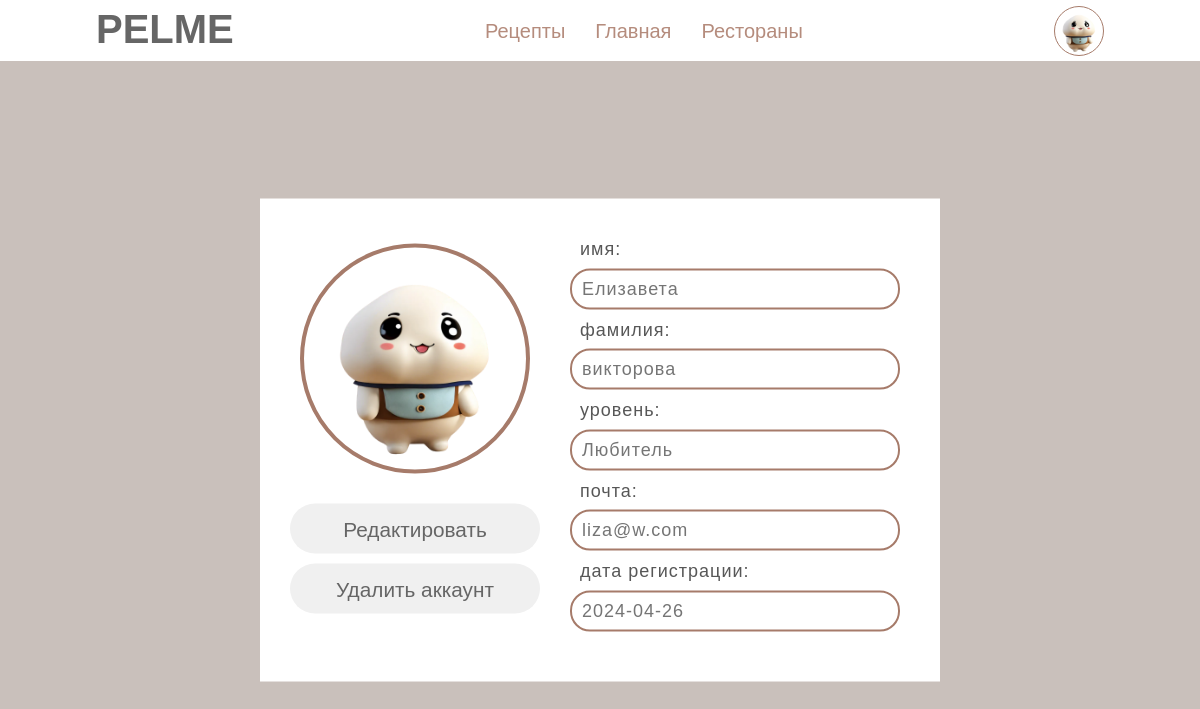
/profile_user (signed in), run on the app's committed database.
### data/users.py (models this page shows, shortened)
class User(SqlAlchemyBase, UserMixin):
    __tablename__ = 'users'
    id = sqlalchemy.Column(sqlalchemy.Integer, primary_key=True, autoincrement=True)
    name = sqlalchemy.Column(sqlalchemy.String, nullable=True)
    surname = sqlalchemy.Column(sqlalchemy.String, nullable=True)
    avatar = sqlalchemy.Column(sqlalchemy.String, nullable=True)
    email = sqlalchemy.Column(sqlalchemy.String, unique=True, nullable=True)
    level = sqlalchemy.Column(sqlalchemy.String, nullable=True)
    liked_recipes = sqlalchemy.Column(sqlalchemy.String, nullable=True)
    hashed_password = sqlalchemy.Column(sqlalchemy.String, nullable=True)
    modified_date = sqlalchemy.Column(sqlalchemy.DateTime, default=datetime.datetime.now)
    recipes = orm.relationship("Recipes", back_populates='user')

### main.py (the view)
@app.route('/profile_user')
@login_required
def profile_user():
    return render_template('profile_user.html', authenticated=True, user=current_user)

### data/db_session.py (called while the page is built)
def create_session() -> Session:
    global __factory
    return __factory()

### main.py (called while the page is built)
@login_manager.user_loader
def load_user(user_id):
    db_sess = db_session.create_session()
    return db_sess.query(User).get(user_id)

### templates/profile_user.html (shortened to what this page needs)
{% extends "base.html" %}
{% block content %}
<link rel="stylesheet" href="/static/css/profile_user.css">
<div class="screen">
    <div class="content-user">
        <div class="profile">
            <div class="avatar-btn">
                {% if authenticated %}
                <div class="avatarka">
                    <img class="img-avatar-profile" src="{{ '/' + user.avatar }}">
                </div>
                <div class="btns">
                    <button class="btn-profile btn-edit" type="button" onclick="location.href='edit_profile'"> Редактировать</button><br>
                    <button class="btn-profile" type="button" onclick="location.href='delete_profile'"> Удалить аккаунт</button><br>
                </div>
                {% else %}
                <div class="avatarka-left-user">
                    <img class="img-avatar-profile" src="{{ '/' + user.avatar }}">
                </div>
                {% endif %}
            </div>
            <div class="inform">
                <div class="inform-name">
                    <h4 class="text"> имя: </h4>
                    <input class="text-inform" readonly placeholder="{{ user.name }}"></input>
                </div>
                <div class="inform-name">
                    <h4 class="text"> фамилия: </h4>
                    <input class="text-inform" readonly placeholder="{{ user.surname }}"></input>
                </div>
                <div class="inform-name">
                    <h4 class="text"> уровень: </h4>
                    <input class="text-inform" readonly placeholder="{{ user.level }}"></input>
                </div>
                <div class="inform-name">
                    <h4 class="text"> почта: </h4>
                    <input class="text-inform" readonly placeholder="{{ user.email }}"></input>
                </div>
                <div class="inform-name">
                    <h4 class="text"> дата регистрации: </h4>
                    <input class="text-inform" placeholder="{{ user.modified_date.date() }}"></input>
                </div>
            </div>
        </div>
    </div>
</div>
{% endblock %}

### templates/base.html (shortened to what this page needs)
<!doctype html>
<html lang="en">
<head>
    <link rel="stylesheet"
          href="https://stackpath.bootstrapcdn.com/bootstrap/4.4.1/css/bootstrap.min.css"
>
    <link rel="stylesheet" href="/static/css/base.css">
</head>
<body>
    <header>
      <h1 class="logo">PELME</h1>
     <nav>
         <ul>
             <li><a href="/recipes">Рецепты</a></li>
             <li><a href="/">Главная</a></li>
             <li><a href="/restaurants">Рестораны</a></li>
         </ul>
     </nav>
    {% if current_user.is_authenticated %}
     <div class="avatar">
      <li><img class="img-avatar" src="{{ '/' + current_user.avatar }}">
      </li>
     </div>
   {% else %}
    <div class="buttons">
        <button class="btn-regist" type="button" onclick="location.href='regist'">Регистрация</button>
        <button class="btn-come" type="button" onclick="location.href='login'">Войти</button>
    </div>
   {% endif %}
   </header>
<main>
    {% block content %}{% endblock %}
</main>
</body>
</html>

### static/css/base.css (style rules this page uses)
* { margin: 0; padding: 0; box-sizing: border-box; font-family: sans-serif; list-style: none; text-decoration: none; }
body { background-color: #696969; }
header { background-color: #ffffff; position: fixed; top: 0; left: 0; right: 0; display: flex; justify-content: space-between; align-items: center; padding: 0 8%; z-index: 10; }
header .logo { margin-top: 5px; background-color: #ffffff; font-size: 40px; font-weight: 900; color: #666666; transition: .5s; }
header nav ul li { background-color: #ffffff; position: relative; float: left; top: 0; }
header nav ul li a { padding: 15px; color: #b58c7d; font-size: 20px; display: block; }
.avatar { background-color: #ffffff; width: 50px; height: 50px; }
.img-avatar { background-color: #ffffff; width: 100%; height: 100%; border-radius: 70px; border: 1.5px solid #a67b6a; }
nav { background-color: #ffffff; }
div li { background-color: #ffffff; }

### static/css/profile_user.css (style rules this page uses)
body { background-color: #c9c0bb; }
.screen { position: relative; height: 100vh; }
.content-user { background-color: #ffffff; position: absolute; top: 55%; left: 50%; transform: translate(-50%, -50%); padding: 20px 20px 20px 20px; }
.profile { background-color: #ffffff; display: flex; justify-content: space-between; }
.avatarka { background-color: #ffffff; border-radius: 30px; margin-left: 20px; margin-right: 20px; margin-top: 20px; margin-bottom: 20px; }
.img-avatar-profile { background-color: #ffffff; border-radius: 120px; margin-top: 5px; width: 230px; height: 230px; border: 4px solid #a67b6a; }
.avatar-btn { background-color: #ffffff; }
.btn-profile { background-color: #f0f0f0; padding: 10px 20px; height: 50px; width: 250px; outline: none; border: none; border-radius: 30px; cursor: pointer; color: #666666; font-weight: 400; font-size: 0.55cm; }
.btns { background-color: #ffffff; text-align: center; }
.btn-edit { margin-bottom: 10px; margin-top: 10px; }
.inform { background-color: #ffffff; padding: 20px 20px 20px 20px; }
.text-inform { width: 330px; background-color: #ffffff; font-family: sans-serif; letter-spacing: 1px; font-size: 18px; border-radius: 20px; border: 2px solid #a67b6a; padding: 5px 10px 5px 10px; margin-bottom: 10px; }
.inform-name { background-color: #ffffff; }
.text { background-color: #ffffff; color: #575757; font-family: sans-serif; letter-spacing: 1px; font-size: 18px; margin-left: 10px; }

### data on the page
User: avatar (picture), name "Елизавета", surname "викторовa", level "Любитель", email "liza@w.com", modified_date "2024-04-26"
